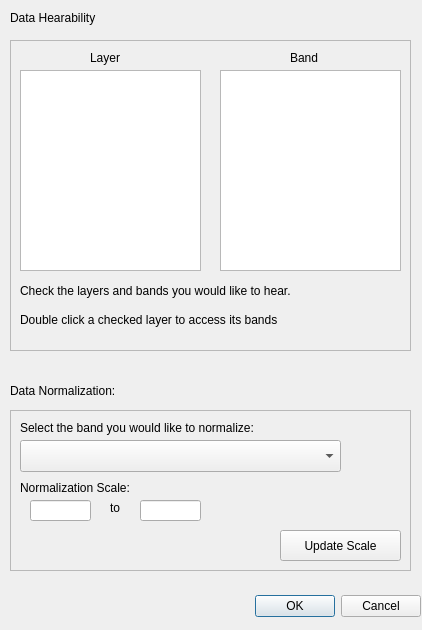
<?xml version="1.0" encoding="UTF-8"?>
<ui version="4.0">
 <class>adr_pluginDialogBase</class>
 <widget class="QDialog" name="adr_pluginDialogBase">
  <property name="geometry">
   <rect>
    <x>0</x>
    <y>0</y>
    <width>422</width>
    <height>630</height>
   </rect>
  </property>
  <property name="windowTitle">
   <string>ADR Plugin</string>
  </property>
  <widget class="QDialogButtonBox" name="button_box">
   <property name="geometry">
    <rect>
     <x>40</x>
     <y>590</y>
     <width>381</width>
     <height>32</height>
    </rect>
   </property>
   <property name="orientation">
    <enum>Qt::Horizontal</enum>
   </property>
   <property name="standardButtons">
    <set>QDialogButtonBox::Cancel|QDialogButtonBox::Ok</set>
   </property>
  </widget>
  <widget class="QFrame" name="band_frame">
   <property name="geometry">
    <rect>
     <x>10</x>
     <y>410</y>
     <width>401</width>
     <height>161</height>
    </rect>
   </property>
   <property name="frameShape">
    <enum>QFrame::StyledPanel</enum>
   </property>
   <property name="frameShadow">
    <enum>QFrame::Raised</enum>
   </property>
   <widget class="QLabel" name="label_band_select">
    <property name="geometry">
     <rect>
      <x>10</x>
      <y>10</y>
      <width>291</width>
      <height>16</height>
     </rect>
    </property>
    <property name="text">
     <string>Select the band you would like to normalize:</string>
    </property>
   </widget>
   <widget class="QComboBox" name="comboBox_band">
    <property name="geometry">
     <rect>
      <x>10</x>
      <y>30</y>
      <width>321</width>
      <height>32</height>
     </rect>
    </property>
   </widget>
   <widget class="QLineEdit" name="lineEdit_normalize_min">
    <property name="geometry">
     <rect>
      <x>20</x>
      <y>90</y>
      <width>61</width>
      <height>21</height>
     </rect>
    </property>
    <property name="text">
     <string/>
    </property>
   </widget>
   <widget class="QLabel" name="label_normalize_to">
    <property name="geometry">
     <rect>
      <x>100</x>
      <y>90</y>
      <width>21</width>
      <height>16</height>
     </rect>
    </property>
    <property name="text">
     <string>to</string>
    </property>
   </widget>
   <widget class="QLineEdit" name="lineEdit_normalize_max">
    <property name="geometry">
     <rect>
      <x>130</x>
      <y>90</y>
      <width>61</width>
      <height>21</height>
     </rect>
    </property>
    <property name="text">
     <string/>
    </property>
   </widget>
   <widget class="QLabel" name="label_normalize">
    <property name="geometry">
     <rect>
      <x>10</x>
      <y>70</y>
      <width>131</width>
      <height>16</height>
     </rect>
    </property>
    <property name="text">
     <string>Normalization Scale:</string>
    </property>
   </widget>
   <widget class="QPushButton" name="button_update_scale">
    <property name="geometry">
     <rect>
      <x>270</x>
      <y>120</y>
      <width>121</width>
      <height>31</height>
     </rect>
    </property>
    <property name="text">
     <string>Update Scale</string>
    </property>
   </widget>
  </widget>
  <widget class="QLabel" name="label_3">
   <property name="geometry">
    <rect>
     <x>10</x>
     <y>380</y>
     <width>391</width>
     <height>21</height>
    </rect>
   </property>
   <property name="text">
    <string>Data Normalization:</string>
   </property>
  </widget>
  <widget class="QFrame" name="selection_frame">
   <property name="geometry">
    <rect>
     <x>10</x>
     <y>40</y>
     <width>401</width>
     <height>311</height>
    </rect>
   </property>
   <property name="frameShape">
    <enum>QFrame::StyledPanel</enum>
   </property>
   <property name="frameShadow">
    <enum>QFrame::Raised</enum>
   </property>
   <widget class="QListWidget" name="band_selection">
    <property name="geometry">
     <rect>
      <x>210</x>
      <y>30</y>
      <width>181</width>
      <height>201</height>
     </rect>
    </property>
   </widget>
   <widget class="QListWidget" name="layer_selection">
    <property name="geometry">
     <rect>
      <x>10</x>
      <y>30</y>
      <width>181</width>
      <height>201</height>
     </rect>
    </property>
   </widget>
   <widget class="QLabel" name="label_4">
    <property name="geometry">
     <rect>
      <x>80</x>
      <y>10</y>
      <width>41</width>
      <height>16</height>
     </rect>
    </property>
    <property name="text">
     <string>Layer</string>
    </property>
   </widget>
   <widget class="QLabel" name="label_5">
    <property name="geometry">
     <rect>
      <x>280</x>
      <y>10</y>
      <width>41</width>
      <height>16</height>
     </rect>
    </property>
    <property name="text">
     <string>Band</string>
    </property>
   </widget>
   <widget class="QLabel" name="label">
    <property name="geometry">
     <rect>
      <x>10</x>
      <y>240</y>
      <width>381</width>
      <height>21</height>
     </rect>
    </property>
    <property name="text">
     <string>Check the layers and bands you would like to hear.</string>
    </property>
   </widget>
   <widget class="QLabel" name="label_2">
    <property name="geometry">
     <rect>
      <x>10</x>
      <y>270</y>
      <width>311</width>
      <height>20</height>
     </rect>
    </property>
    <property name="text">
     <string>Double click a checked layer to access its bands</string>
    </property>
   </widget>
  </widget>
  <widget class="QLabel" name="label_6">
   <property name="geometry">
    <rect>
     <x>10</x>
     <y>10</y>
     <width>131</width>
     <height>16</height>
    </rect>
   </property>
   <property name="text">
    <string>Data Hearability</string>
   </property>
  </widget>
  <zorder>selection_frame</zorder>
  <zorder>button_box</zorder>
  <zorder>band_frame</zorder>
  <zorder>label_3</zorder>
  <zorder>label_6</zorder>
 </widget>
 <resources/>
 <connections>
  <connection>
   <sender>button_box</sender>
   <signal>accepted()</signal>
   <receiver>adr_pluginDialogBase</receiver>
   <slot>accept()</slot>
   <hints>
    <hint type="sourcelabel">
     <x>20</x>
     <y>20</y>
    </hint>
    <hint type="destinationlabel">
     <x>20</x>
     <y>20</y>
    </hint>
   </hints>
  </connection>
  <connection>
   <sender>button_box</sender>
   <signal>rejected()</signal>
   <receiver>adr_pluginDialogBase</receiver>
   <slot>reject()</slot>
   <hints>
    <hint type="sourcelabel">
     <x>20</x>
     <y>20</y>
    </hint>
    <hint type="destinationlabel">
     <x>20</x>
     <y>20</y>
    </hint>
   </hints>
  </connection>
 </connections>
</ui>
